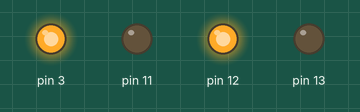
Simulated run of this sketch. Board: Arduino Uno, built with avr-gcc and run on an emulated ATmega328P. On the bench: output pins drawn as LEDs (lit = HIGH).

Above: at 5.0 s.
At 20.0 s:
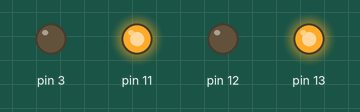
At 27.5 s:
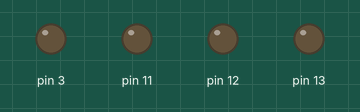
Timing chart, 0 to 39.0 s (numbered marks = the images above):
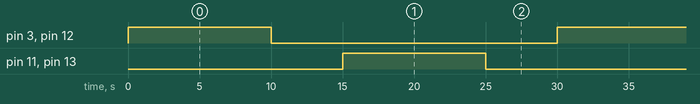

Measured:
- by itself, pin 3, pin 11–13: alternates HIGH for 10.0 s and LOW for 20.0 s
- by itself, everything shown: repeats every 30.0 s, in 4 steps

The sketch:

AirPump_Georgina.ino
```cpp
#include "AirPump.h"


AirPump pump_in(12,3,9);
AirPump pump_out(13,11,9);

unsigned long breathe_in_delay = 10000; // 10 seconds
unsigned long breathe_out_delay = 10000; // 10 seconds
unsigned long break_delay = 5000; // delay in between breathing is 5 seconds

void setup() {
  Serial.begin(9600);
  // put your setup code here, to run once:
  pump_in.init();
  pump_out.init();
}

void loop() {

  breatheIn();

  stopPumps();

  delay(break_delay);

  breatheOut();

  stopPumps();

  delay(break_delay);
}

void breatheIn(){
    pump_in.on();
    pump_out.off();
    delay(breathe_in_delay);
}

void breatheOut(){
    pump_in.off();
    pump_out.on();
    delay(breathe_out_delay);
}

void stopPumps(){
  pump_in.off();
  pump_out.off();
}
```

AirPump.cpp
```cpp
#include "AirPump.h"


AirPump::AirPump(int _motor_pin, int _speed_pin, int _brake_pin) {
        this->motor_pin = _motor_pin;
        this->speed_pin = _speed_pin;
        this->brake_pin = _speed_pin;

        this->previous_start_time = 0;
        this->previous_stop_time = 0;


        this->is_on = false;
}


void AirPump::init(){
      pinMode(motor_pin, OUTPUT);
      pinMode(brake_pin, OUTPUT);
}


void AirPump::on(){
      is_on= true;
      digitalWrite(motor_pin, HIGH); //Establishes forward direction of Channel A
      analogWrite(speed_pin, 255);

}

void AirPump::off(){
      is_on = false;
      digitalWrite(motor_pin, LOW); //Establishes forward direction of Channel A
//        digitalWrite(brake_pin, HIGH);   //Disengage the Brake for Channel A
        analogWrite(speed_pin, 0);
}
```

AirPump.h
```cpp
#ifndef AirPump_h
#define AirPump_h
#include "Arduino.h"
class AirPump {

  public:
    AirPump(int _motor_pin, int _speed_pin, int _brake_pin);
    bool is_on = false;
    int motor_pin;
    int speed_pin;
    int brake_pin;
    unsigned long previous_stop_time = 0;
    unsigned long previous_start_time = 0;
    unsigned long max_time_to_run = 500; //microseconds
    unsigned long start_delay = 2000;

    void init() ;
    void on();
    void off();
};

#endif
```
